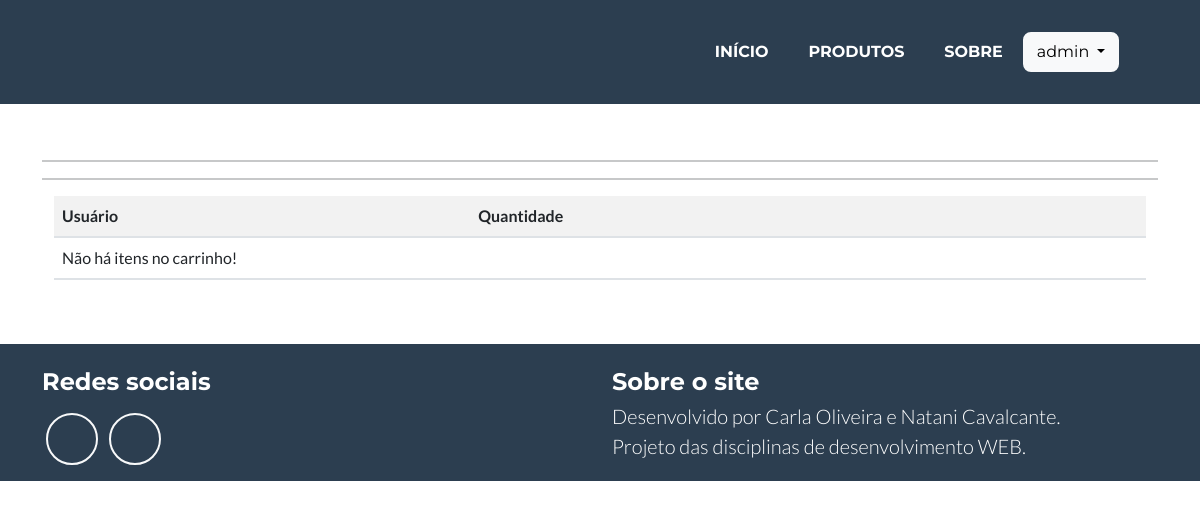
Before: /carrinho/ (signed in) with the older database file.
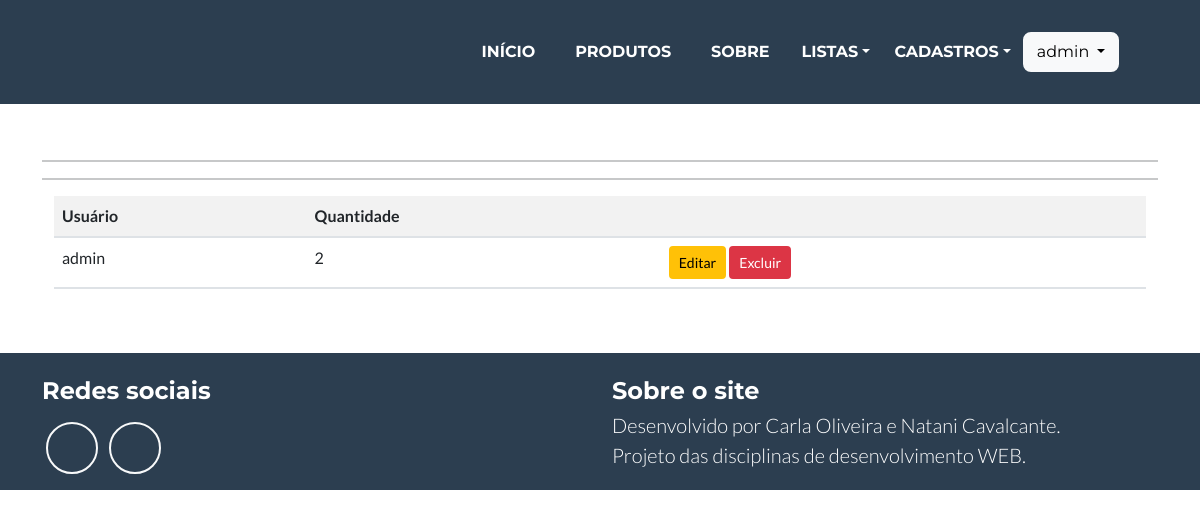
After: the same page with the newer database file.
### cadastros/models.py (models this page shows, shortened)
class ItensVenda (models.Model):
    preco_unitario=models.DecimalField(max_digits=8, decimal_places=2, verbose_name="Preço unitário")
    quantidade=models.IntegerField()
    venda=models.ForeignKey(Venda, on_delete=models.PROTECT, null=True)
    produto=models.ForeignKey(Produto, on_delete=models.PROTECT)
    carrinho=models.BooleanField(default=True)
    usuario=models.ForeignKey(User, on_delete=models.PROTECT)

### cadastros/views.py (the view)
# urls.py: path('carrinho/', ItensVendaList.as_view(), name="listar-carrinho"),
class ItensVendaList(LoginRequiredMixin, ListView):
    login_url = reverse_lazy('login')
    model = ItensVenda
    template_name = 'cadastros/listas/carrinho.html'
    def get_queryset(self):
        self.object_list=ItensVenda.objects.filter(usuario=self.request.user, carrinho=True)
        return self.object_list

### cadastros/templates/cadastros/listas/carrinho.html (shortened to what this page needs)
{% extends 'paginas/modelo.html' %}
{% load static %}
{% load crispy_forms_tags %}
{% block conteudo %}
<hr>
<hr>
<div class="container">
    <div class="table-responsive">
        <table class="table table-striped">
            <tr>
                <th>Usuário</th>
                <th>Quantidade</th>
                <th></th>
            </tr>
            {% for ItensVenda in object_list %}
            <tr>
                <td>{{ItensVenda.usuario}}</td>
                <td>{{ItensVenda.quantidade}}</td>
                <td>
                    <a href="{% url 'editar-carrinho' ItensVenda.pk %}" class="btn btn-warning btn-sm" title="Editar">Editar</a>
                    <a href="{% url 'deletar-carrinho' ItensVenda.pk %}" class="btn btn-danger btn-sm" title="Excluir">Excluir</a>
                </td>
            </tr>
            {% empty %}
            <tr>
                <td colspan="3">Não há itens no carrinho!</td>
            </tr>
            {% endfor %}
        </table>
    </div>
</div>
{% endblock %}

### paginas/templates/paginas/modelo.html (shortened to what this page needs)
{% load static %} {% load crispy_forms_tags %}
<!DOCTYPE html>
<html lang="pt-br" class="h-100">
<head>
    <link href="{% static 'css/styles.css' %}" rel="stylesheet" />
</head>
<body id="page-top">
    <nav class="navbar navbar-expand-md bg-secondary text-uppercase fixed-top" id="mainNav">
        <div class="container-fluid">
            <div class="collapse navbar-collapse" id="navbarResponsive">
                <ul class="navbar-nav ms-auto">
                    <li class="nav-item mx-1 mx-lg-1"><a class="nav-link py-3 px-0 px-lg-3 rounded" href="{% url 'index' %}">Início</a></li>
                    <li class="nav-item mx-1 mx-lg-1"><a class="nav-link py-3 px-0 px-lg-3 rounded" href="{% url 'listar-produto' %}">Produtos</a></li>
                    <li class="nav-item mx-1 mx-lg-1"><a class="nav-link py-3 px-0 px-lg-3 rounded" href="{% url 'sobre' %}">Sobre</a></li>
                     {% if request.user.is_authenticated and request.user.groups.all.0.name == "Administrador"%}
                    <li class="nav-item dropdown mx-1 mx-lg-1 my-2"><a class="nav-link dropdown-toggle" href="#" id="navbarDropdown" role="button" data-bs-toggle="dropdown" aria-expanded="false">Listas</a>
                    </li>
                    {% endif %} {% if request.user.is_authenticated and request.user.groups.all.0.name == "Administrador" %}
                    <li class="nav-item dropdown mx-1 mx-lg-1 my-2"><a class="nav-link dropdown-toggle" href="#" id="navbarDropdown" role="button" data-bs-toggle="dropdown" aria-expanded="false">Cadastros</a>
                    </li>
                    {% endif %} {% if request.user.is_authenticated %}
                    <div class="dropdown me-5">
                        <button class="btn btn-light dropdown-toggle my-2" type="button" id="dropdownMenuButton" data-bs-toggle="dropdown" aria-expanded="false">
                            {{ request.user }}
                        </button>
                    </div>
                    <span class="me-3">&nbsp;</span> {% else %}
                    <a href="{% url 'login' %}" class="btn btn-light mb-3 my-2 me-2">Login</a>
                    <a href="{% url 'registrar' %}" class="btn btn-success mb-3 my-2 mr-2">Registrar</a> {% endif %}
                </ul>
            </div>
        </div>
    </nav>
    <main class="flex-shrink-0">
        <div class="container">
            <br>
            <br>
            <br>
            <br>
            <br>
            <br>
            {% block conteudo %}{% endblock %}
            <br>
            <br>
        </div>
    </main>
    <footer class="footer mt-auto py-3">
        <div class="container">
            <div class="row">
                <div class="col-lg-6 mb-5 mb-lg-0">
                    <h4 class="pt-2 mb-3">Redes sociais</h4>
                    <a class="btn btn-outline-light btn-social mx-1" href="#!"></a>
                    <a class="btn btn-outline-light btn-social mx-1" href="#!"></a>
                </div>
                <div class="col-lg-6">
                    <h4 class="pt-2 mb-1">Sobre o site</h4>
                    <p class="lead mb-0">
                        Desenvolvido por Carla Oliveira e Natani Cavalcante. <br/> Projeto das disciplinas de desenvolvimento WEB.
                    </p>
                </div>
            </div>
        </div>
    </footer>
</body>
</html>

Changed rows visible on the page:
now on this page (row edited): ItensVenda: usuario "admin", quantidade "2"
Other visible differences:
text no longer shown: "Não há itens no carrinho!"
text now shown: "LISTAS CADASTROS"
